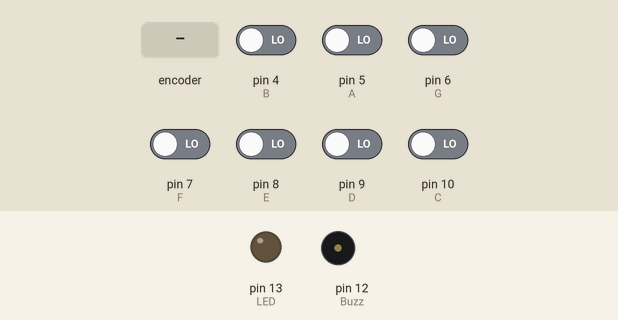
This sketch was run on a simulated Arduino Uno, built with avr-gcc and run on an emulated ATmega328P. Parts: output pins drawn as LEDs (lit = HIGH), buzzer (waves = sounding). Dashed ring = blinking. The test bench sets the inputs (shaded band); at power-on: pin 4 (B), pin 5 (A), pin 6 (G), pin 7 (F), pin 8 (E), pin 9 (D), pin 10 (C) LOW.

Above: at 1.2 s.
1.3 s: rotary encoder on pin 5 (A) / pin 4 (B) turned 3 steps (first pin leading)
At 1.53 s:
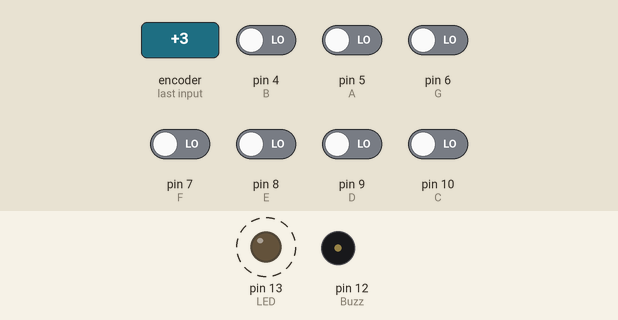
At 2.1 s:
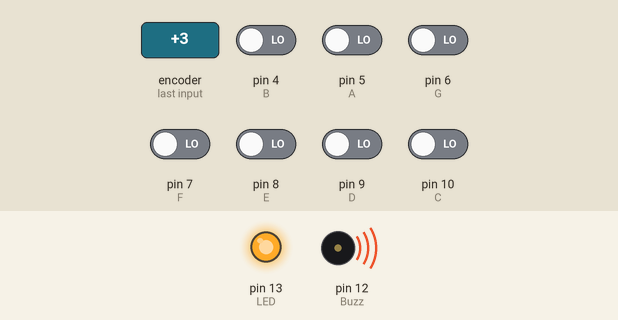
Timing chart, 0 to 4.3 s (numbered marks = the images above; inputs shaded):
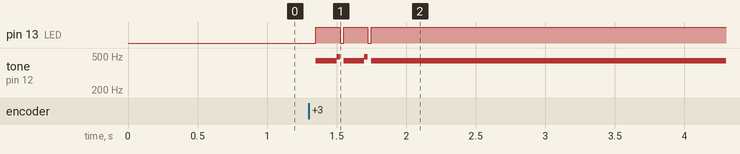

The sketch:

piano_code_f.ino
```cpp
#define T_C 300
#define T_D 294
#define T_E 330
#define T_F 400
#define T_G 500
#define T_A 440
#define T_B 493

const int C = 10;
const int D = 9;
const int E = 8;
const int F = 7;

const int G = 6;
const int A = 5;
const int B = 4;


const int Buzz = 12;
const int LED = 13;

void setup()
{


  pinMode(LED, OUTPUT);

  pinMode(C, INPUT);


  pinMode(D, INPUT);


  pinMode(E, INPUT);


  pinMode(F, INPUT);

  pinMode(G, INPUT);

  pinMode(A, INPUT);

  pinMode(B, INPUT);


}

void loop()
{


  while(digitalRead(C) == HIGH)
  {
    tone(Buzz,T_C);
    digitalWrite(LED,HIGH);
  }

  while(digitalRead(D) == HIGH)
  {
    tone(Buzz,T_D);
    digitalWrite(LED,HIGH);
  }

  while(digitalRead(E) == HIGH)
  {
    tone(Buzz,T_E);
    digitalWrite(LED,HIGH);
  }

  while(digitalRead(F) == HIGH)
  {
    tone(Buzz,T_F);
    digitalWrite(LED,HIGH);
  }

  while(digitalRead(G) == HIGH)
  {
    tone(Buzz,T_G);
    digitalWrite(LED,HIGH);
  }

  while(digitalRead(A) == HIGH)
  {
    tone(Buzz,T_A);
    digitalWrite(LED,HIGH);
  }

  while(digitalRead(B) == HIGH)
  {
    tone(Buzz,T_B);
    digitalWrite(LED,HIGH);
  }

  noTone(Buzz);
  digitalWrite(LED,LOW);


}
```

Measured:
- after the input at 1.3 s, pin 13 (LED): alternates HIGH for 0.17 s and LOW for 0.03 s, 5 changes in all, then stays HIGH, starting after 0.05 s; tone on pin 12 (Buzz): plays 440 Hz for 0.15 s, 493 Hz for 0.03 s, 440 Hz for 0.15 s, 493 Hz for 0.02 s, 440 Hz for 7.6 s, starting after 0.05 s
